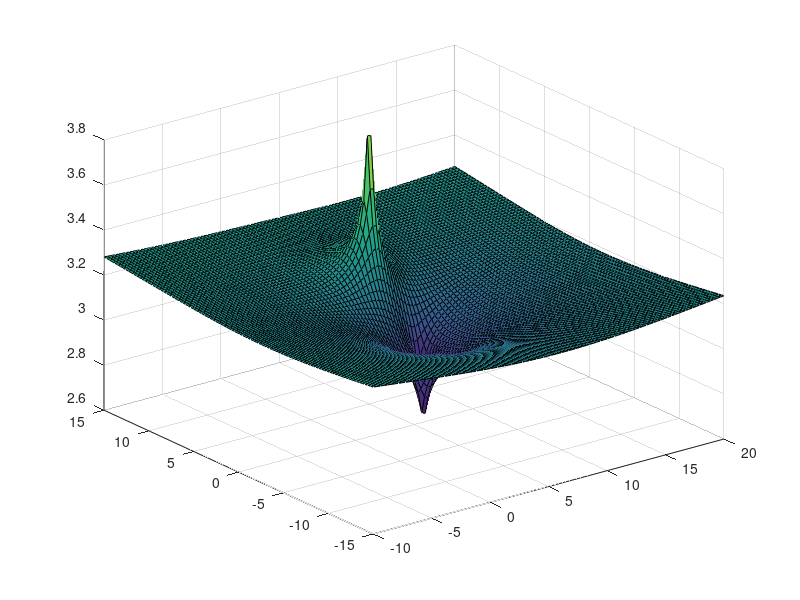

This chart was generated by the following MATLAB code:
clc
clear

n = 100;

x = linspace(-10,20,n);
y = linspace(-15,15,n);

for i = 1:n
    for j = 1:n
        k(i,j) = sqrt((x(i)-10).^2 + (y(j)-0).^2);
        z1(i,j) = (1./k(i,j)).^0.2;
    end
end

for i = 1:n
    for j = 1:n
        z2(i,j) = -(sqrt((x(i)-4).^2 + (y(j)-0).^2))^0.1;
    end
end

for i = 1:n
    for j = 1:n
        z3(i,j) = -(sqrt((x(i)-7).^2 + (y(j)-2).^2))^0.1;
    end
end

z = z1 -z2 -z3;

surf(x,y,z)